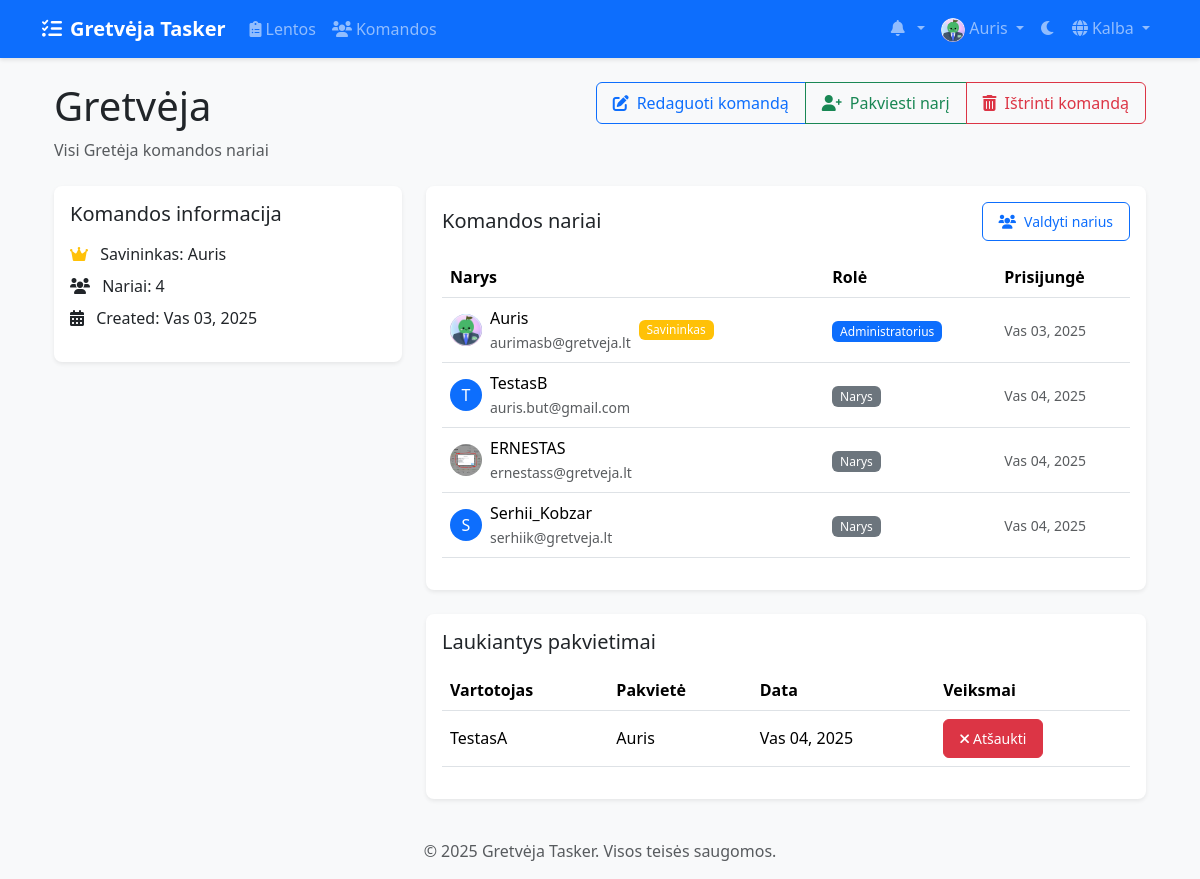
Page /lt/teams/1/ (signed in) on the committed database.
### accounts/models.py (models this page shows, shortened)
class CustomUser(AbstractUser):
    email = models.EmailField(_('email address'), unique=True)
    avatar = models.ImageField(upload_to='avatars/', null=True, blank=True)
    bio = models.TextField(max_length=500, blank=True)
    theme_preference = models.CharField(
        max_length=10,
        choices=[('light', 'Light'), ('dark', 'Dark')],
        default='light'
    )
    notification_preferences = models.JSONField(
        default=dict,
        help_text=_('User notification preferences')
    )
    class Meta:
        verbose_name = _('user')
        verbose_name_plural = _('users')

### teams/models.py (models this page shows, shortened)
class Team(models.Model):
    name = models.CharField(max_length=100)
    description = models.TextField(blank=True)
    created_at = models.DateTimeField(auto_now_add=True)
    updated_at = models.DateTimeField(auto_now=True)
    owner = models.ForeignKey(
        settings.AUTH_USER_MODEL,
        on_delete=models.CASCADE,
        related_name='owned_teams'
    )
    members = models.ManyToManyField(
        settings.AUTH_USER_MODEL,
        through='TeamMembership',
        related_name='teams'
    )

class TeamMembership(models.Model):
    ROLE_CHOICES = [
        ('member', 'Member'),
        ('admin', 'Admin'),
    ]
    team = models.ForeignKey(Team, on_delete=models.CASCADE)
    user = models.ForeignKey(settings.AUTH_USER_MODEL, on_delete=models.CASCADE)
    role = models.CharField(max_length=20, choices=ROLE_CHOICES, default='member')
    joined_at = models.DateTimeField(auto_now_add=True)
    class Meta:
        unique_together = ('team', 'user')

class TeamInvitation(models.Model):
    STATUS_CHOICES = [
        ('pending', 'Pending'),
        ('accepted', 'Accepted'),
        ('rejected', 'Rejected'),
    ]
    team = models.ForeignKey(Team, on_delete=models.CASCADE, related_name='invitations')
    invited_by = models.ForeignKey(
        settings.AUTH_USER_MODEL,
        on_delete=models.CASCADE,
        related_name='sent_invitations'
    )
    invited_user = models.ForeignKey(
        settings.AUTH_USER_MODEL,
        on_delete=models.CASCADE,
        related_name='received_invitations'
    )
    status = models.CharField(max_length=20, choices=STATUS_CHOICES, default='pending')
    created_at = models.DateTimeField(auto_now_add=True)
    response_date = models.DateTimeField(null=True, blank=True)
    class Meta:
        unique_together = ('team', 'invited_user')

### teams/views/team_views.py (the view)
# urls.py: path('<int:team_id>/', views.team_detail, name='team_detail'),
@login_required
def team_detail(request, team_id):
    team = get_object_or_404(Team, id=team_id)
    if not team.members.filter(id=request.user.id).exists():
        messages.error(request, "You don't have access to this team.")
        return redirect('teams:team_list')
    members = TeamService.get_member_info(team)
    pending_invitations = team.invitations.filter(status='pending') if can_manage_team(request.user, team) else None
    return render(request, 'teams/team_detail.html', {
        'team': team,
        'members': members,
        'pending_invitations': pending_invitations,
        'is_admin': can_manage_team(request.user, team)
    })

### teams/permissions.py (called while the page is built)
def can_manage_team(user, team):
    return team.owner == user or is_team_admin(user, team)

### teams/services/team_service.py (called while the page is built)
    @staticmethod
    def get_member_info(team):
        return team.teammembership_set.all().select_related('user')

### templates/teams/team_detail.html (shortened to what this page needs)
{% extends 'base.html' %}
{% load static %}
{% load i18n %}
{% block content %}
<div class="container">
    <div class="d-flex justify-content-between align-items-start mb-4">
        <div>
            <h1 class="mb-2">{{ team.name }}</h1>
            <p class="text-muted mb-0">{{ team.description }}</p>
        </div>
        {% if is_admin %}
        <div class="btn-group">
            <a href="{% url 'teams:team_edit' team_id=team.id %}" class="btn btn-outline-primary">
                <i class="fas fa-edit me-2"></i>{% trans "Edit Team" %}
            </a>
            <a href="{% url 'teams:send_invitation' team_id=team.id %}" class="btn btn-outline-success">
                <i class="fas fa-user-plus me-2"></i>{% trans "Invite Member" %}
            </a>
            {% if user == team.owner %}
            <button type="button" class="btn btn-outline-danger"
                    data-bs-toggle="modal" data-bs-target="#deleteTeamModal">
                <i class="fas fa-trash-alt me-2"></i>{% trans "Delete Team" %}
            </button>
            {% endif %}
        </div>
        {% endif %}
    </div>
    <div class="row">
        <div class="col-md-4 mb-4">
            <div class="card shadow-sm">
                <div class="card-body">
                    <h5 class="card-title mb-3">{% trans "Team Information" %}</h5>
                    <ul class="list-unstyled">
                        <li class="mb-2">
                            <i class="fas fa-crown text-warning me-2"></i>
                            {% trans "Owner" %}: {{ team.owner.username }}
                        </li>
                        <li class="mb-2">
                            <i class="fas fa-users me-2"></i>
                            {% trans "Members" %}: {{ members.count }}
                        </li>
                        <li class="mb-2">
                            <i class="fas fa-calendar-alt me-2"></i>
                            {% trans "Created" %}: {{ team.created_at|date:"M d, Y" }}
                        </li>
                    </ul>
                </div>
            </div>
        </div>
        <div class="col-md-8">
            <div class="card shadow-sm">
                <div class="card-body">
                    <div class="d-flex justify-content-between align-items-center mb-3">
                        <h5 class="card-title mb-0">{% trans "Team Members" %}</h5>
                        <a href="{% url 'teams:team_members' team_id=team.id %}" class="btn btn-outline-primary btn-sm">
                            <i class="fas fa-users me-2"></i>{% trans "Manage Members" %}
                        </a>
                    </div>
                    <div class="table-responsive">
                        <table class="table table-hover align-middle">
                            <thead>
                                <tr>
                                    <th>{% trans "Member" %}</th>
                                    <th>{% trans "Role" %}</th>
                                    <th>{% trans "Joined" %}</th>
                                </tr>
                            </thead>
                            <tbody>
                                {% for membership in members %}
                                <tr>
                                    <td>
                                        <div class="d-flex align-items-center">
                                            {% if membership.user.avatar %}
                                                <img src="{{ membership.user.avatar.url }}" alt="Avatar"
                                                     class="rounded-circle me-2" width="32" height="32">
                                            {% else %}
                                                <div class="rounded-circle bg-primary text-white d-flex align-items-center justify-content-center me-2"
                                                     style="width: 32px; height: 32px;">
                                                    {{ membership.user.username|make_list|first|upper }}
                                                </div>
                                            {% endif %}
                                            <div>
                                                <div>{{ membership.user.username }}</div>
                                                <small class="text-muted">{{ membership.user.email }}</small>
                                            </div>
                                            {% if membership.user == team.owner %}
                                                <span class="badge bg-warning ms-2">{% trans "Owner" %}</span>
                                            {% endif %}
                                        </div>
                                    </td>
                                    <td>
                                        <span class="badge {% if membership.role == 'admin' %}bg-primary{% else %}bg-secondary{% endif %}">
                                            {% if membership.role == 'admin' %}{% trans "Admin" %}{% else %}{% trans "Member" %}{% endif %}
                                        </span>
                                    </td>
                                    <td>
                                        <small class="text-muted">
                                            {{ membership.joined_at|date:"M d, Y" }}
                                        </small>
                                    </td>
                                </tr>
                                {% endfor %}
                            </tbody>
                        </table>
                    </div>
                </div>
            </div>
            {% if pending_invitations and is_admin %}
            <div class="card shadow-sm mt-4">
                <div class="card-body">
                    <h5 class="card-title mb-3">{% trans "Pending Invitations" %}</h5>
                    <div class="table-responsive">
                        <table class="table table-hover">
                            <thead>
                                <tr>
                                    <th>{% trans "User" %}</th>
                                    <th>{% trans "Invited By" %}</th>
                                    <th>{% trans "Date" %}</th>
                                    <th>{% trans "Actions" %}</th>
                                </tr>
                            </thead>
                            <tbody>
                                {% for invitation in pending_invitations %}
                                <tr>
                                    <td>{{ invitation.invited_user.username }}</td>
                                    <td>{{ invitation.invited_by.username }}</td>
                                    <td>{{ invitation.created_at|date:"M d, Y" }}</td>
                                    <td>
                                        <form method="post" action="{% url 'teams:cancel_invitation' invitation_id=invitation.id %}"
                                              class="d-inline">
                                            <button type="submit" class="btn btn-sm btn-danger">
                                                <i class="fas fa-times me-1"></i>{% trans "Cancel" %}
                                            </button>
                                        </form>
                                    </td>
                                </tr>
                                {% endfor %}
                            </tbody>
                        </table>
                    </div>
                </div>
            </div>
            {% endif %}
        </div>
    </div>
</div>
{% endblock %}

### templates/base.html (shortened to what this page needs)
{% load static %}
{% load compress %}
{% load i18n %}
<!DOCTYPE html>
<html lang="{{ LANGUAGE_CODE }}" data-bs-theme="light">
<head>
    <link href="https://cdn.jsdelivr.net/npm/bootstrap@5.3.2/dist/css/bootstrap.min.css" rel="stylesheet">
    <link href="https://cdnjs.cloudflare.com/ajax/libs/font-awesome/6.0.0/css/all.min.css" rel="stylesheet">
    <link href="https://cdn.jsdelivr.net/npm/select2@4.1.0-rc.0/dist/css/select2.min.css" rel="stylesheet">
    <link href="https://cdn.jsdelivr.net/npm/select2-bootstrap-5-theme@1.3.0/dist/select2-bootstrap-5-theme.min.css" rel="stylesheet">
    {% compress css %}
    <link href="{% static 'css/style.css' %}" rel="stylesheet">
    {% endcompress %}
</head>
<body>
    <nav class="navbar navbar-expand-lg navbar-dark bg-primary">
        <div class="container">
            <a class="navbar-brand" href="{% url 'home' %}">
                <i class="fas fa-tasks me-2"></i>{% trans "Gretvėja Tasker" %}
            </a>
            <div class="collapse navbar-collapse" id="navbarNav">
                <ul class="navbar-nav me-auto">
                    {% if user.is_authenticated %}
                        <li class="nav-item">
                            <a class="nav-link" href="{% url 'boards:board_list' %}">
                                <i class="fas fa-clipboard-list me-1"></i>{% trans "Boards" %}
                            </a>
                        </li>
                        <li class="nav-item">
                            <a class="nav-link" href="{% url 'teams:team_list' %}">
                                <i class="fas fa-users me-1"></i>{% trans "Teams" %}
                            </a>
                        </li>
                    {% endif %}
                </ul>
                <ul class="navbar-nav">
                    {% if user.is_authenticated %}
                        <li class="nav-item dropdown">
                            <a class="nav-link dropdown-toggle" href="#" id="notificationsDropdown" role="button" data-bs-toggle="dropdown">
                                <i class="fas fa-bell me-1"></i>
                            </a>
                        </li>
                        <li class="nav-item dropdown">
                            <a class="nav-link dropdown-toggle" href="#" id="userDropdown" role="button" data-bs-toggle="dropdown">
                                {% if user.avatar %}
                                    <img src="{{ user.avatar.url }}" alt="{% trans 'Avatar' %}" class="rounded-circle" width="24" height="24">
                                {% else %}
                                    <i class="fas fa-user-circle"></i>
                                {% endif %}
                                {{ user.username }}
                            </a>
                        </li>
                    {% endif %}
                    <li class="nav-item">
                        <button class="btn nav-link" id="theme-toggle">
                            <i class="fas fa-moon"></i>
                        </button>
                    </li>
                    <li class="nav-item dropdown">
                        <a class="nav-link dropdown-toggle" href="#" id="languageDropdown" role="button" data-bs-toggle="dropdown">
                            <i class="fas fa-globe me-1"></i>{% trans "Language" %}
                        </a>
                                {% get_current_language as CURRENT_LANGUAGE %}
                                {% get_available_languages as LANGUAGES %}
                    </li>
                </ul>
            </div>
        </div>
    </nav>
    <main class="container my-4">
        {% block content %}{% endblock %}
    </main>
    <footer class="footer mt-auto py-3 bg-light">
        <div class="container text-center">
            <span class="text-muted">© {% now "Y" %} Gretvėja Tasker. {% trans "All rights reserved." %}</span>
        </div>
    </footer>
</body>
</html>

### static/css/style.css (style rules this page uses)
:root { --primary-color: #0d6efd; --secondary-color: #6c757d; --success-color: #198754; --info-color: #0dcaf0; --warning-color: #ffc107; --danger-color: #dc3545; --light-color: #f8f9fa; --dark-color: #212529; --todo-color: #ff6b6b; --doing-color: #ffd93d; --done-color: #6bcb77; --rejected-color: #4d96ff; }
body { min-height: 100vh; display: flex; flex-direction: column; background-color: var(--bs-gray-100); }
main { flex: 1; }
.navbar { box-shadow: 0 2px 4px rgba(0,0,0,0.1); }
.navbar-brand { font-weight: bold; }
.card { border-radius: 0.5rem; box-shadow: 0 0.125rem 0.25rem rgba(0,0,0,0.075); transition: transform 0.2s ease-in-out; border: none; }
.btn { border-radius: 0.375rem; padding: 0.5rem 1rem; font-weight: 500; transition: all 0.2s ease; }

### templates/teams/team_detail.html (style rules this page uses)
.table td { vertical-align: middle; }
.badge { font-weight: 500; }

### rows in the picture
CustomUser: avatar (picture), username "Auris"
Team: name "Gretvėja", description "Visi Gretėja komandos nariai", owner.username "Auris", created_at "Vas 03, 2025"
TeamMembership: user.avatar (picture), user.username "Auris", user.email "aurimasb@gretveja.lt", joined_at "Vas 03, 2025"
TeamMembership: user.username|make_list "T", user.username "TestasB", user.email "auris.but@gmail.com", joined_at "Vas 04, 2025"
TeamMembership: user.avatar (picture), user.username "ERNESTAS", user.email "ernestass@gretveja.lt", joined_at "Vas 04, 2025"
TeamMembership: user.username|make_list "S", user.username "Serhii_Kobzar", user.email "serhiik@gretveja.lt", joined_at "Vas 04, 2025"
TeamInvitation: invited_user.username "TestasA", invited_by.username "Auris", created_at "Vas 04, 2025"

### other values in the picture
{{ members.count }} "4"
